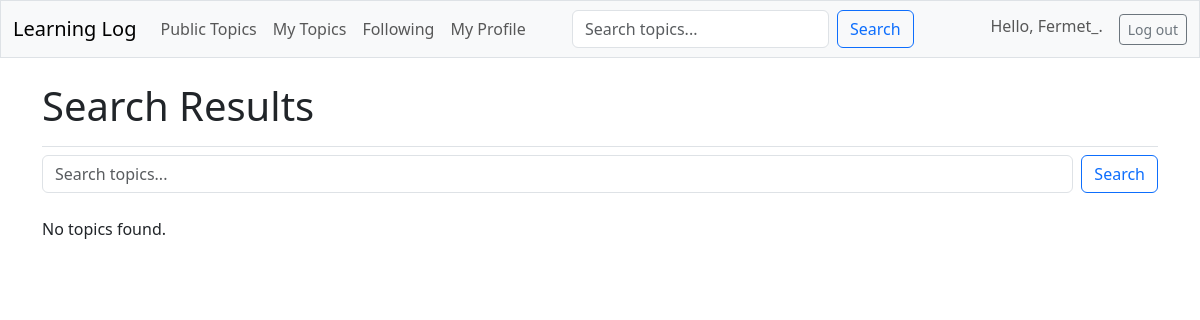
The page /search/ (signed in) on the database as committed earlier.
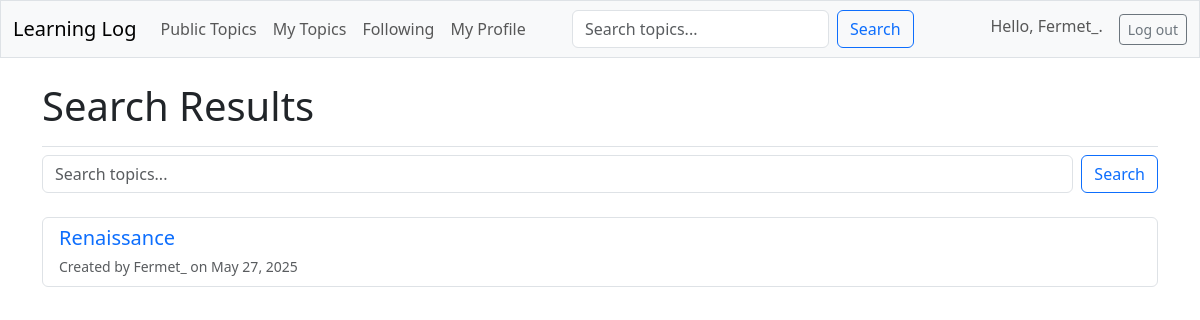
The same page on the database as committed later.
### learning_logs/models.py (models this page shows, shortened)
class Topic(models.Model):
    text = models.CharField(max_length=200)
    date_added = models.DateTimeField(auto_now_add=True)
    owner = models.ForeignKey(User, on_delete=models.CASCADE)
    public = models.BooleanField(default=False)
    category = models.ForeignKey(Category, on_delete=models.SET_NULL, null=True, blank=True)

### learning_logs/views.py (the view)
# urls.py: path('search/', views.search_topics, name='search'),
@login_required
def search_topics(request):
    query = request.GET.get('q', '')
    if query:
        topics = Topic.objects.filter(
            Q(public=True) &
            (Q(text__icontains=query) | Q(entry__text__icontains=query))
        ).distinct()
    else:
        topics = Topic.objects.filter(public=True)
    context = {
        'topics': topics,
        'query': query,
    }
    return render(request, 'learning_logs/search_results.html', context)

### learning_logs/templates/learning_logs/search_results.html (shortened to what this page needs)
{% extends 'learning_logs/base.html' %}
{% block page_header %}
    <h1>Search Results</h1>
{% endblock page_header %}
{% block content %}
    <div class="mb-4">
        <form method="GET" action="{% url 'learning_logs:search' %}" class="d-flex">
            <input type="text" name="q" class="form-control me-2" placeholder="Search topics..." value="{{ query }}">
            <button type="submit" class="btn btn-outline-primary">Search</button>
        </form>
    </div>
    <div class="list-group">
        {% for topic in topics %}
            <div class="list-group-item">
                <h5 class="mb-1">
                    <a href="{% url 'learning_logs:topic' topic.id %}" class="text-decoration-none">
                        {{ topic.text }}
                    </a>
                </h5>
                <small class="text-muted">Created by {{ topic.owner.username }} on {{ topic.date_added|date:"M d, Y" }}</small>
            </div>
        {% empty %}
            <p>No topics found{% if query %} matching "{{ query }}"{% endif %}.</p>
        {% endfor %}
    </div>
{% endblock content %}

Rows that differ between the two databases and show on the page:
now on this page (row edited): Topic: text "Renaissance", owner.username "Fermet_", date_added "May 27, 2025"
Other text that changed with them:
text no longer shown: "No topics found ."
